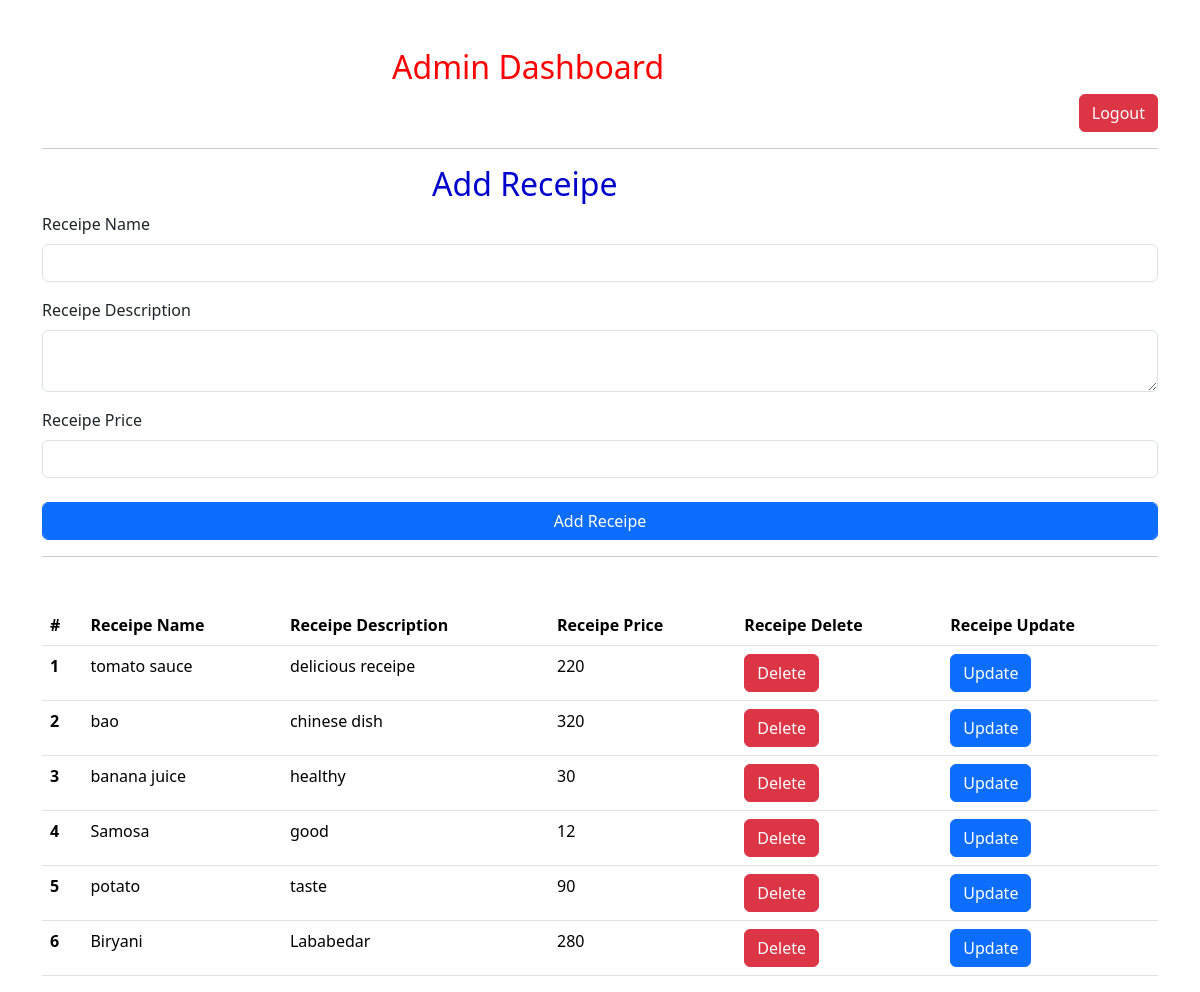
The page / on the database its author committed.
### vege/models.py (models this page shows, shortened)
class Receipe(models.Model):
    user = models.ForeignKey(User, on_delete=models.SET_NULL, null=True, blank=True)
    receipe_name = models.CharField(max_length=100)
    receipe_description = models.TextField()
    receipe_price = models.IntegerField(default=0)
    receipe_view_count = models.IntegerField(default=1)

### vege/views.py (the view, shortened to what this page needs)
# urls.py: path('', receipes, name="receipes"),
def receipes(request):
    queryset = Receipe.objects.all()
    context = {'receipes': queryset}
    return render(request, 'receipes.html', context)

### vege/templates/receipes.html (shortened to what this page needs)
<!DOCTYPE html>
<html lang="en">
	<head>
		<link
			href="https://cdn.jsdelivr.net/npm/bootstrap@5.3.2/dist/css/bootstrap.min.css"
			rel="stylesheet"
 />
	</head>
	<body>
		<div class="container mt-5">
			<h2 style="margin-left: 350px; color: red">Admin Dashboard</h2>
			<a
				style="display: flex; justify-content: flex-end; text-decoration: none"
				href="/logout">
				<button class="btn btn-danger">Logout</button>
			</a>
			<hr />
			<div style="color: mediumblue; margin-left: 390px">
				<h2>Add Receipe</h2>
			</div>
			<form
				method="post"
				enctype="multipart/form-data">
				<div class="mb-3">
					<label class="form-label">Receipe Name</label>
					<input
						class="form-control"
						name="receipe_name"
						required
						type="text" />
				</div>
				<div class="mb-3">
					<label class="form-label">Receipe Description</label>
					<textarea
						class="form-control"
						required
						name="receipe_description"></textarea>
				</div>
				<div class="mb-3">
					<label class="form-label">Receipe Price</label>
					<input class="form-control" name="receipe_price" type="number"
					required
				</div>
				<br />
				<button class="btn btn-primary form-control">Add Receipe</button>
				<hr />
			</form>
			<table class="table mt-5">
				<thead>
					<tr>
						<th scope="col">#</th>
						<th scope="col">Receipe Name</th>
						<th scope="col">Receipe Description</th>
						<th scope="col">Receipe Price</th>
						<th scope="col">Receipe Delete</th>
						<th scope="col">Receipe Update</th>
					</tr>
				</thead>
				<tbody>
					{% for receipe in receipes %}
					<tr>
						<th scope="row">{{forloop.counter}}</th>
						<td>{{receipe.receipe_name}}</td>
						<td>{{receipe.receipe_description}}</td>
						<td>{{receipe.receipe_price}}</td>
						<td>
							<a
								class="btn btn-danger"
								href="/delete_receipe/{{receipe.id}}/"
								>Delete</a
							>
						</td>
						<td>
							<a
								class="btn btn-primary"
								href="/update_receipe/{{receipe.id}}/"
								>Update</a
							>
						</td>
					</tr>
					{% endfor %}
				</tbody>
			</table>
		</div>
	</body>
</html>

### rows shown on the page
Receipe: receipe_name "tomato sauce", receipe_description "delicious receipe", receipe_price "220"
Receipe: receipe_name "bao", receipe_description "chinese dish", receipe_price "320"
Receipe: receipe_name "banana juice", receipe_description "healthy", receipe_price "30"
Receipe: receipe_name "Samosa", receipe_description "good", receipe_price "12"
Receipe: receipe_name "potato", receipe_description "taste", receipe_price "90"
Receipe: receipe_name "Biryani", receipe_description "Lababedar", receipe_price "280"
